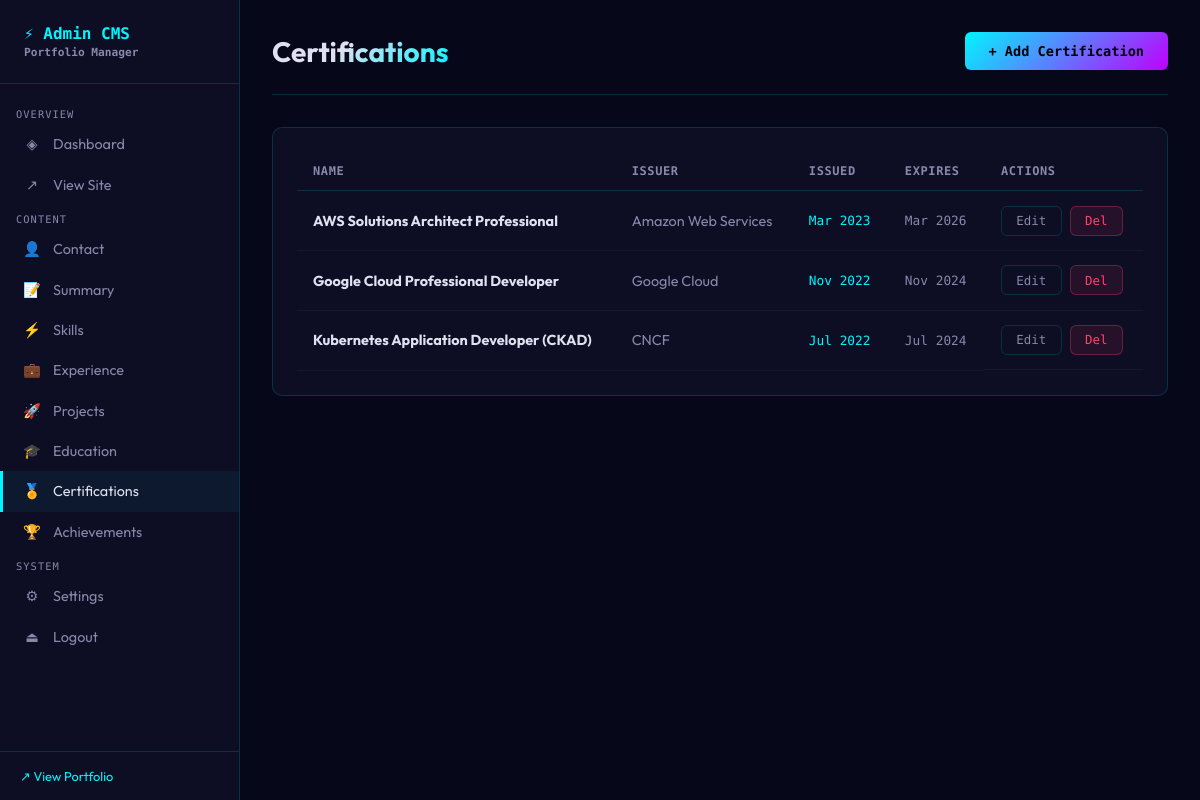
Before: /admin/certifications (signed in) with the older database file.
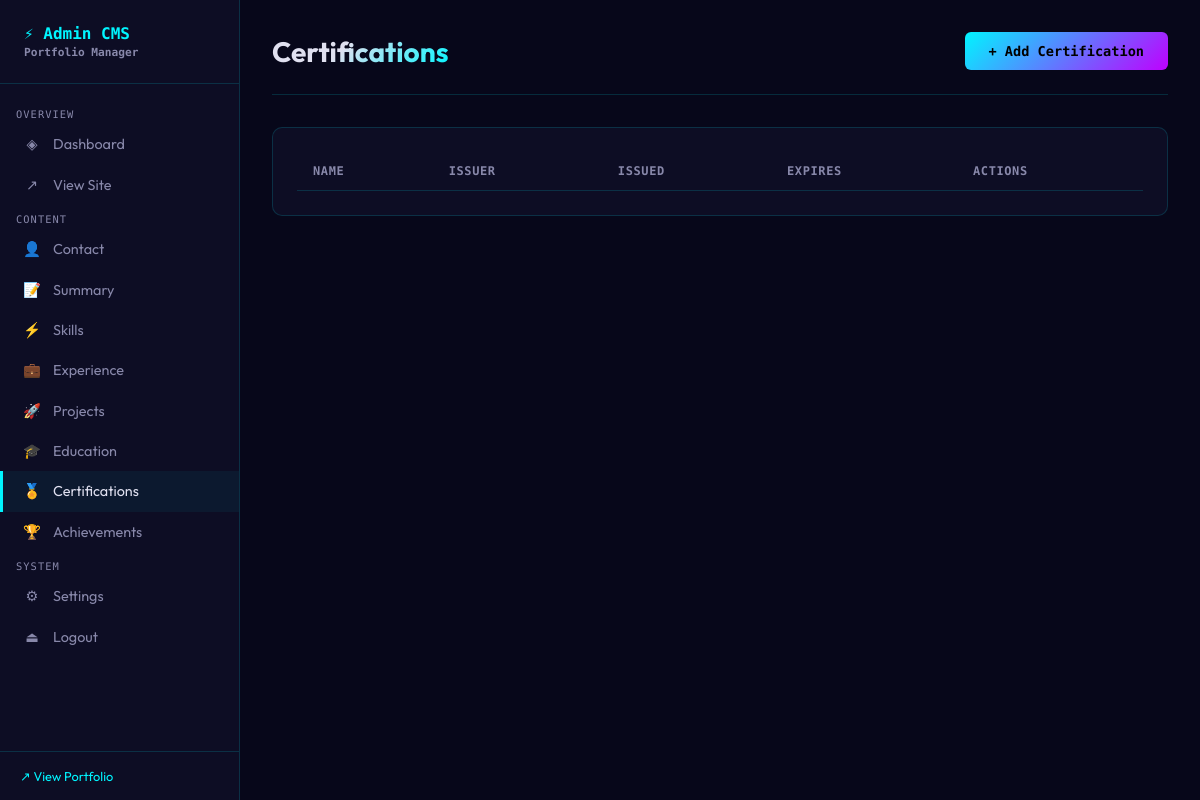
After: the same page with the newer database file.
### tables this page shows
CREATE TABLE certifications (
        id INTEGER PRIMARY KEY,
        name TEXT NOT NULL, issuer TEXT, date_issued TEXT, expiry_date TEXT,
        credential_url TEXT, image_url TEXT, order_index INTEGER DEFAULT 0
    );

### app/routes/admin.py (the view)
@admin_bp.route('/certifications')
@login_required
def certifications():
    db = get_db(current_app.config['DB_PATH'])
    items = db.execute("SELECT * FROM certifications ORDER BY order_index").fetchall()
    db.close()
    return render_template('admin/certifications.html', items=[dict(i) for i in items])

### app/db.py (called while the page is built)
def get_db(db_path):
    conn = sqlite3.connect(db_path)
    conn.row_factory = sqlite3.Row
    conn.execute("PRAGMA journal_mode=WAL")
    return conn

### app/routes/admin.py (called while the page is built)
@admin_bp.context_processor
def inject_settings():
    try:
        db = get_db(current_app.config['DB_PATH'])
        settings = {r['key']: r['value'] for r in db.execute("SELECT key,value FROM site_settings").fetchall()}
        db.close()
        return dict(settings=settings)
    except:
        return dict(settings={})

def login_required(f):
    @wraps(f)
    def decorated(*args, **kwargs):
        if not session.get('admin_logged_in'):
            return redirect(url_for('admin.login'))
        return f(*args, **kwargs)
    return decorated

### app/templates/admin/certifications.html (shortened to what this page needs)
{% extends 'admin/base.html' %}
{% block content %}
<div class="page-header">
  <div><div class="page-title">Certifications</div></div>
  <button class="btn btn-primary" onclick="document.getElementById('modal').classList.add('open')">+ Add Certification</button>
</div>
<div class="card">
  <div class="table-wrap">
    <table>
      <thead><tr><th>Name</th><th>Issuer</th><th>Issued</th><th>Expires</th><th>Actions</th></tr></thead>
      <tbody>
        {% for item in items %}
        <tr>
          <td><strong>{{ item.name }}</strong></td>
          <td style="color:var(--text-dim)">{{ item.issuer }}</td>
          <td style="font-family:var(--font-mono);font-size:.8rem;color:var(--accent)">{{ item.date_issued }}</td>
          <td style="font-family:var(--font-mono);font-size:.8rem;color:var(--text-dim)">{{ item.expiry_date or '—' }}</td>
          <td class="td-actions">
            <button class="btn btn-sm btn-ghost" onclick='editCert({{ item|tojson }})'>Edit</button>
            <form method="POST" action="/admin/certifications/delete/{{ item.id }}" onsubmit="return confirm('Delete?')"><button type="submit" class="btn btn-sm btn-danger">Del</button></form>
          </td>
        </tr>
        {% endfor %}
      </tbody>
    </table>
  </div>
</div>
{% endblock %}

Changed rows visible on the page:
removed certifications: name "AWS Solutions Architect Professional", issuer "Amazon Web Services", date_issued "Mar 2023", expiry_date "Mar 2026"
removed certifications: name "Google Cloud Professional Developer", issuer "Google Cloud", date_issued "Nov 2022", expiry_date "Nov 2024"
removed certifications: name "Kubernetes Application Developer (CKAD)", issuer "CNCF", date_issued "Jul 2022", expiry_date "Jul 2024"
